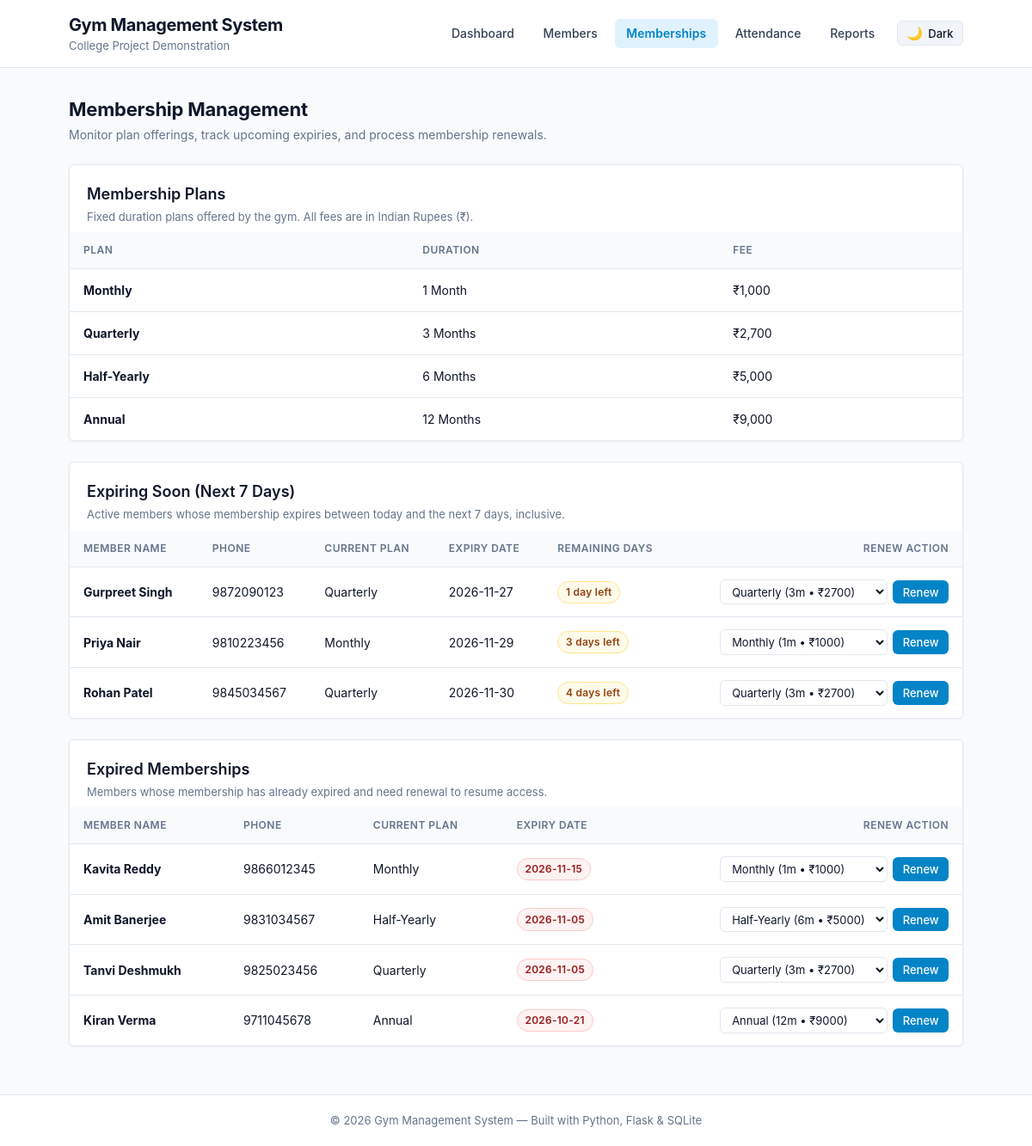
The page /memberships on the database its author committed.
### tables this page shows
CREATE TABLE plans (
    id INTEGER PRIMARY KEY AUTOINCREMENT,
    name TEXT NOT NULL,
    duration_months INTEGER NOT NULL,
    fee INTEGER NOT NULL
);

CREATE TABLE members (
    id INTEGER PRIMARY KEY AUTOINCREMENT,
    name TEXT NOT NULL,
    phone TEXT NOT NULL,
    email TEXT,
    gender TEXT NOT NULL,
    plan_id INTEGER NOT NULL,
    start_date DATE NOT NULL,
    end_date DATE NOT NULL,
    is_active INTEGER NOT NULL DEFAULT 1,
    created_at TIMESTAMP DEFAULT CURRENT_TIMESTAMP,
    FOREIGN KEY (plan_id) REFERENCES plans (id)
);

### app.py (the view)
@app.route('/memberships')
def memberships():
    plans = database.get_all_plans()
    all_members = database.get_all_members()
    today = datetime.date.today()
    expiring_soon = []
    expired_members = []
    for m in all_members:
        if m['is_active'] == 0 or m['status'] == 'Inactive':
            continue
        end_date = datetime.date.fromisoformat(m['end_date'])
        days_remaining = (end_date - today).days
        if m['status'] == 'Active':
            if 0 <= days_remaining <= 7:
                m['days_remaining'] = days_remaining
                expiring_soon.append(m)
        elif m['status'] == 'Expired':
            expired_members.append(m)
    expiring_soon.sort(key=lambda x: x['end_date'])
    expired_members.sort(key=lambda x: x['end_date'], reverse=True)
    return render_template(
        'memberships.html',
        plans=plans,
        expiring_soon=expiring_soon,
        expired_members=expired_members
    )

### database.py (called while the page is built)
def get_db():
    conn = sqlite3.connect(DB_PATH)
    conn.row_factory = sqlite3.Row  # Access columns by name: row['name']
    conn.execute('PRAGMA foreign_keys = ON;')
    return conn

def compute_status(is_active, end_date_str):
    if is_active == 0:
        return 'Inactive'
    today = datetime.date.today()
    if isinstance(end_date_str, str):
        end_date = datetime.date.fromisoformat(end_date_str)
    else:
        end_date = end_date_str
    return 'Active' if end_date >= today else 'Expired'

def get_all_plans():
    conn = get_db()
    plans = conn.execute("SELECT * FROM plans ORDER BY duration_months ASC").fetchall()
    conn.close()
    return plans

### templates/memberships.html (shortened to what this page needs)
{% extends "base.html" %}
{% block content %}
<div class="page-header">
    <div>
        <h2 class="page-title">Membership Management</h2>
        <p class="page-subtitle">Monitor plan offerings, track upcoming expiries, and process membership renewals.</p>
    </div>
</div>
<section class="card">
    <div class="card-header-bar">
        <h3 class="section-title">Membership Plans</h3>
        <p class="section-desc">Fixed duration plans offered by the gym. All fees are in Indian Rupees (&#8377;).</p>
    </div>
    <div class="table-responsive">
        <table class="data-table">
            <thead>
                <tr>
                    <th>Plan</th>
                    <th>Duration</th>
                    <th>Fee</th>
                </tr>
            </thead>
            <tbody>
                {% for p in plans %}
                    <tr>
                        <td><strong>{{ p.name }}</strong></td>
                        <td>{{ p.duration_months }} Month{% if p.duration_months > 1 %}s{% endif %}</td>
                        <td>&#8377;{{ "{:,}".format(p.fee) }}</td>
                    </tr>
                {% endfor %}
            </tbody>
        </table>
    </div>
</section>
<section class="card">
    <div class="card-header-bar">
        <h3 class="section-title">Expiring Soon (Next 7 Days)</h3>
        <p class="section-desc">Active members whose membership expires between today and the next 7 days, inclusive.</p>
    </div>
    {% if expiring_soon %}
        <div class="table-responsive">
            <table class="data-table">
                <thead>
                    <tr>
                        <th>Member Name</th>
                        <th>Phone</th>
                        <th>Current Plan</th>
                        <th>Expiry Date</th>
                        <th>Remaining Days</th>
                        <th class="text-right">Renew Action</th>
                    </tr>
                </thead>
                <tbody>
                    {% for m in expiring_soon %}
                        <tr>
                            <td><strong>{{ m.name }}</strong></td>
                            <td>{{ m.phone }}</td>
                            <td>{{ m.plan_name }}</td>
                            <td>{{ m.end_date }}</td>
                            <td>
                                <span class="badge badge-warning">
                                    {% if m.days_remaining == 0 %}
                                        Expires today
                                    {% elif m.days_remaining == 1 %}
                                        1 day left
                                    {% else %}
                                        {{ m.days_remaining }} days left
                                    {% endif %}
                                </span>
                            </td>
                            <td class="text-right actions-cell">
                                <form method="POST" action="{{ url_for('renew_membership', member_id=m.id) }}" class="inline-renew-form">
                                    <select name="plan_id" class="form-control form-control-sm" required aria-label="Select renewal plan for {{ m.name }}">
                                        {% for p in plans %}
                                            <option value="{{ p.id }}" {% if m.plan_id == p.id %}selected{% endif %}>
                                                {{ p.name }} ({{ p.duration_months }}m &bull; &#8377;{{ p.fee }})
                                            </option>
                                        {% endfor %}
                                    </select>
                                    <button type="submit" class="btn btn-sm btn-primary">Renew</button>
                                </form>
                            </td>
                        </tr>
                    {% endfor %}
                </tbody>
            </table>
        </div>
    {% else %}
        <p class="empty-state-p">No memberships are expiring within the next 7 days.</p>
    {% endif %}
</section>
<section class="card">
    <div class="card-header-bar">
        <h3 class="section-title">Expired Memberships</h3>
        <p class="section-desc">Members whose membership has already expired and need renewal to resume access.</p>
    </div>
    {% if expired_members %}
        <div class="table-responsive">
            <table class="data-table">
                <thead>
                    <tr>
                        <th>Member Name</th>
                        <th>Phone</th>
                        <th>Current Plan</th>
                        <th>Expiry Date</th>
                        <th class="text-right">Renew Action</th>
                    </tr>
                </thead>
                <tbody>
                    {% for m in expired_members %}
                        <tr>
                            <td><strong>{{ m.name }}</strong></td>
                            <td>{{ m.phone }}</td>
                            <td>{{ m.plan_name }}</td>
                            <td>
                                <span class="badge badge-expired">{{ m.end_date }}</span>
                            </td>
                            <td class="text-right actions-cell">
                                <form method="POST" action="{{ url_for('renew_membership', member_id=m.id) }}" class="inline-renew-form">
                                    <select name="plan_id" class="form-control form-control-sm" required aria-label="Select renewal plan for {{ m.name }}">
                                        {% for p in plans %}
                                            <option value="{{ p.id }}" {% if m.plan_id == p.id %}selected{% endif %}>
                                                {{ p.name }} ({{ p.duration_months }}m &bull; &#8377;{{ p.fee }})
                                            </option>
                                        {% endfor %}
                                    </select>
                                    <button type="submit" class="btn btn-sm btn-primary">Renew</button>
                                </form>
                            </td>
                        </tr>
                    {% endfor %}
                </tbody>
            </table>
        </div>
    {% else %}
        <p class="empty-state-p">No expired memberships found.</p>
    {% endif %}
</section>
{% endblock %}

### static/style.css (style rules this page uses)
:root { --bg-page: #f8fafc; --bg-card: #ffffff; --bg-subtle: #f8fafc; --bg-input: #ffffff; --bg-hover: #f1f5f9; --text-primary: #0f172a; --text-secondary: #334155; --text-muted: #64748b; --border-color: #e2e8f0; --border-hover: #cbd5e1; --accent-color: #0284c7; --accent-hover: #0369a1; --accent-light: #e0f2fe; --success-bg: #ecfdf5; --success-text: #065f46; --success-border: #a7f3d0; --warning-bg: #fffbeb; --warning-text: #92400e; --warning-border: #fde68a; --danger-bg: #fef2f2; --danger-text: #991b1b; --danger-border: #fecaca; --inactive-bg: #f1f5f9; --inactive-text: #475569; --inactive-border: #cbd5e1; --cal-absent-bg: #fff1f2; --cal-absent-text: #9f1239; --cal-absent-border: #fecdd3; --cal-other-month: #cbd5e1; --font-stack: -apple-system, BlinkMacSystemFont, "Segoe UI", Roboto, Oxygen, Ubuntu, Cantarell, "Helvetica Neue", Arial, sans-serif; --border-radius: 6px; --shadow-sm: 0 1px 3px rgba(0, 0, 0, 0.05); }
*, *::before, *::after { box-sizing: border-box; margin: 0; padding: 0; }
body { font-family: var(--font-stack); font-size: 15px; line-height: 1.5; color: var(--text-primary); background-color: var(--bg-page); min-height: 100vh; display: flex; flex-direction: column; }
.page-header { display: flex; flex-direction: column; gap: 0.75rem; margin-bottom: 1.5rem; }
@media (min-width: 640px) { .page-header { flex-direction: row; align-items: center; justify-content: space-between; } }
.page-title { font-size: 1.375rem; font-weight: 700; color: var(--text-primary); letter-spacing: -0.01em; }
.page-subtitle { font-size: 0.875rem; color: var(--text-muted); margin-top: 0.15rem; }
.card { background-color: var(--bg-card); border: 1px solid var(--border-color); border-radius: var(--border-radius); box-shadow: var(--shadow-sm); margin-bottom: 1.5rem; }
.card-header-bar { padding: 1.25rem 1.25rem 0.5rem 1.25rem; }
.section-title { font-size: 1.125rem; font-weight: 600; color: var(--text-primary); margin-bottom: 0.25rem; }
.section-desc { font-size: 0.8125rem; color: var(--text-muted); }
.btn { display: inline-flex; align-items: center; justify-content: center; font-family: inherit; font-size: 0.875rem; font-weight: 500; padding: 0.45rem 1rem; border-radius: var(--border-radius); cursor: pointer; border: 1px solid transparent; text-decoration: none; transition: background-color 0.15s ease, border-color 0.15s ease; }
.btn-sm { padding: 0.3rem 0.65rem; font-size: 0.8125rem; }
.btn-primary { background-color: var(--accent-color); color: #ffffff; }
.form-control { font-family: inherit; font-size: 0.875rem; padding: 0.45rem 0.75rem; border: 1px solid var(--border-color); border-radius: var(--border-radius); background-color: var(--bg-input); color: var(--text-primary); width: 100%; }
.form-control-sm { padding: 0.3rem 0.55rem; font-size: 0.8125rem; width: auto; }
.table-responsive { overflow-x: auto; width: 100%; }
.data-table { width: 100%; border-collapse: collapse; text-align: left; font-size: 0.875rem; }
.data-table th { background-color: var(--bg-subtle); color: var(--text-muted); font-weight: 600; font-size: 0.75rem; text-transform: uppercase; letter-spacing: 0.04em; padding: 0.75rem 1rem; border-bottom: 1px solid var(--border-color); }
.data-table td { padding: 0.875rem 1rem; border-bottom: 1px solid var(--border-color); color: var(--text-primary); vertical-align: middle; }
.data-table tr:last-child td { border-bottom: none; }
.actions-cell { white-space: nowrap; }
.text-right { text-align: right; }
.inline-renew-form { display: inline-flex; align-items: center; gap: 0.4rem; }
.badge { display: inline-block; padding: 0.2rem 0.55rem; border-radius: 9999px; font-size: 0.75rem; font-weight: 600; letter-spacing: 0.02em; border: 1px solid transparent; }
.badge-warning { background-color: var(--warning-bg); color: var(--warning-text); border-color: var(--warning-border); }
.badge-expired { background-color: var(--danger-bg); color: var(--danger-text); border-color: var(--danger-border); }

### rows shown on the page
plans: name "Monthly", duration_months "1", fee "1,000"
plans: name "Quarterly", duration_months "3", fee "2,700"
plans: name "Half-Yearly", duration_months "6", fee "5,000"
plans: name "Annual", duration_months "12", fee "9,000"
members: name "Gurpreet Singh", phone "9872090123", plan_name "Quarterly", end_date "2026-11-27", shows "1 day left", plan_id "Quarterly (3m • ₹2700)"
members: name "Priya Nair", phone "9810223456", plan_name "Monthly", end_date "2026-11-29", days_remaining "3", plan_id "Monthly (1m • ₹1000)"
members: name "Rohan Patel", phone "9845034567", plan_name "Quarterly", end_date "2026-11-30", days_remaining "4", plan_id "Quarterly (3m • ₹2700)"
members: name "Kavita Reddy", phone "9866012345", plan_name "Monthly", end_date "2026-11-15", plan_id "Monthly (1m • ₹1000)"
members: name "Amit Banerjee", phone "9831034567", plan_name "Half-Yearly", end_date "2026-11-05", plan_id "Half-Yearly (6m • ₹5000)"
members: name "Tanvi Deshmukh", phone "9825023456", plan_name "Quarterly", end_date "2026-11-05", plan_id "Quarterly (3m • ₹2700)"
members: name "Kiran Verma", phone "9711045678", plan_name "Annual", end_date "2026-10-21", plan_id "Annual (12m • ₹9000)"
